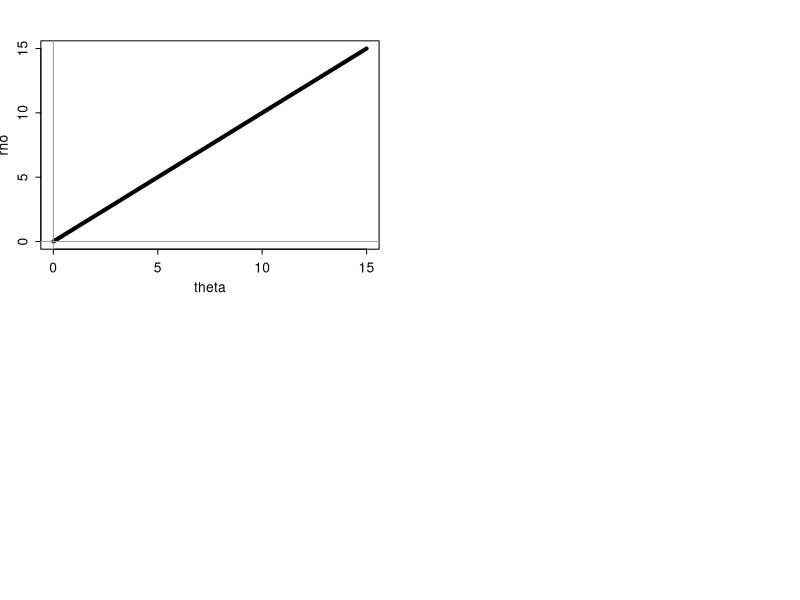
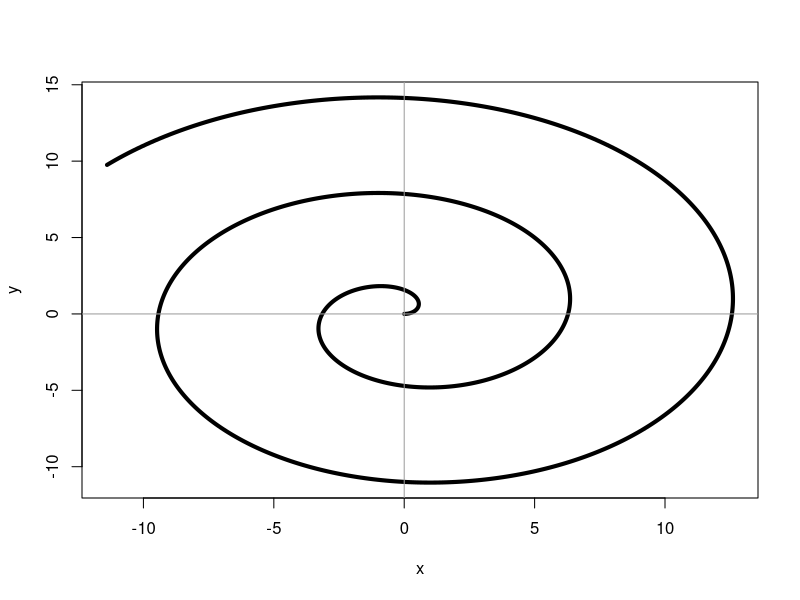
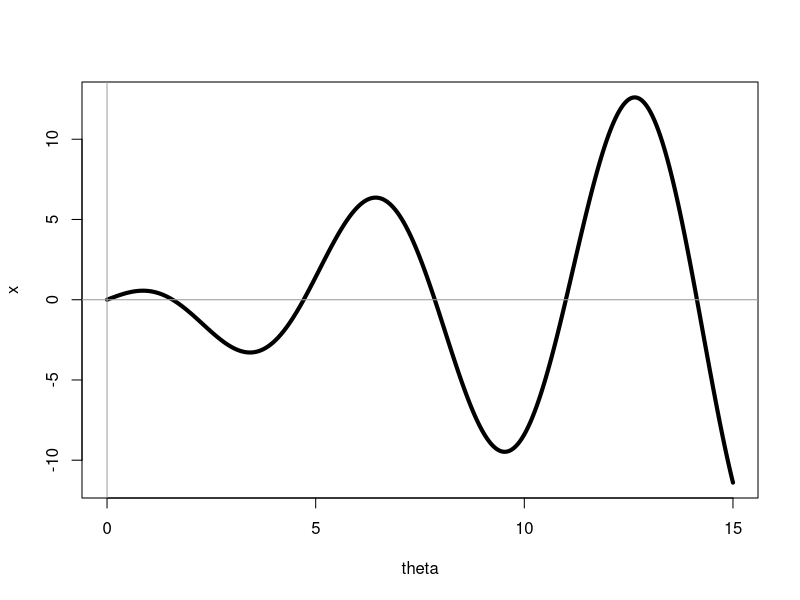
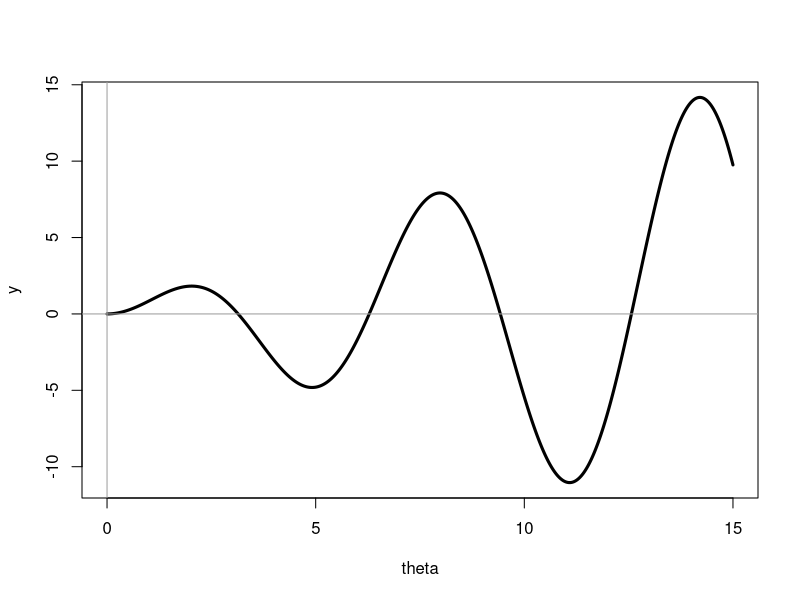

Write the R code that produced these figures, in order.
# Figure spirale

figDir <- '../Figures/'
exName <- 'Spirale'
exportFig <- TRUE


theta <- seq(0, 15, length.out=1e3)
rho <- theta
x <- rho*cos(theta)
y <- rho*sin(theta)

par(mfrow=c(2, 2), mex=0.6)
plot(theta, rho, type='l', lwd=4); abline(h=0, v=0, col=8)

if(exportFig){png(paste0(figDir, exName, '-XY.png'))}
plot(x, y, type='l', lwd=4); abline(h=0, v=0, col=8)
if(exportFig){dev.off()}

if(exportFig){png(paste0(figDir, exName, '-thetaX.png'))}
plot(theta, x, type='l', lwd=4); abline(h=0, v=0, col=8)
if(exportFig){dev.off()}

if(exportFig){png(paste0(figDir, exName, '-thetaY.png'))}
plot(theta, y, type='l', lwd=3); abline(h=0, v=0, col=8)
if(exportFig){dev.off()}
